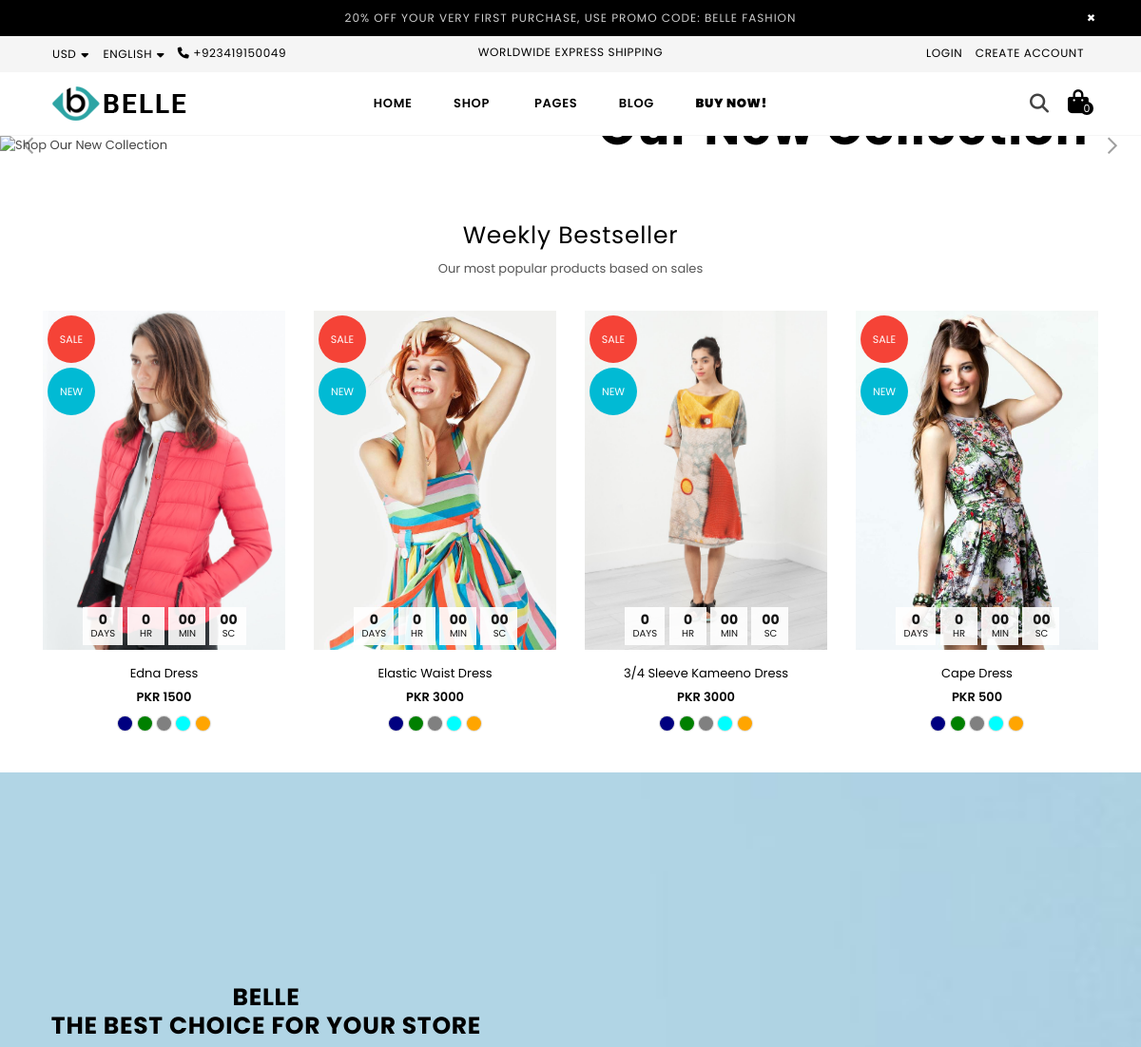
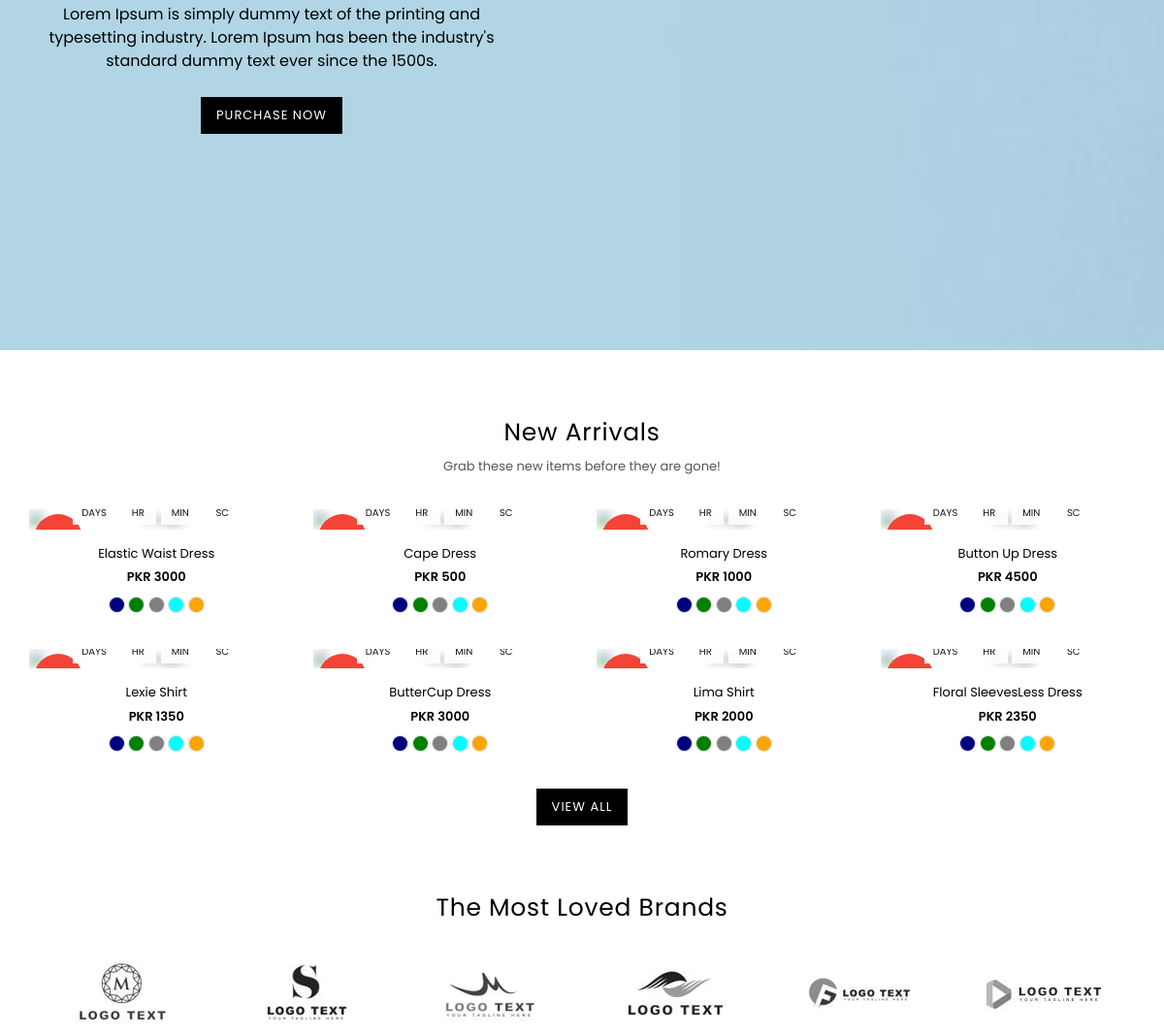
Before: / (upper part) with the older database file (2 pictures, top to bottom).
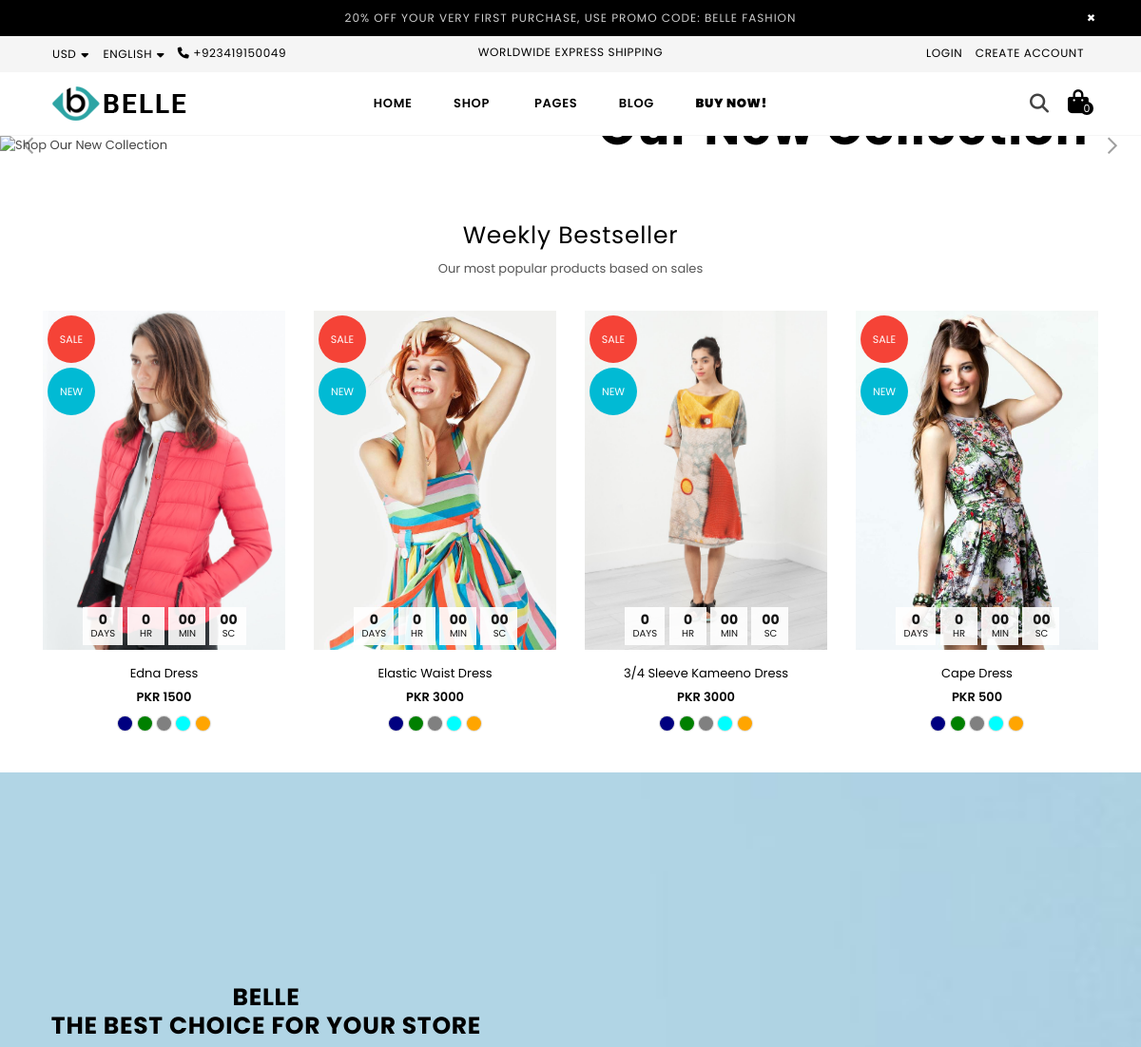
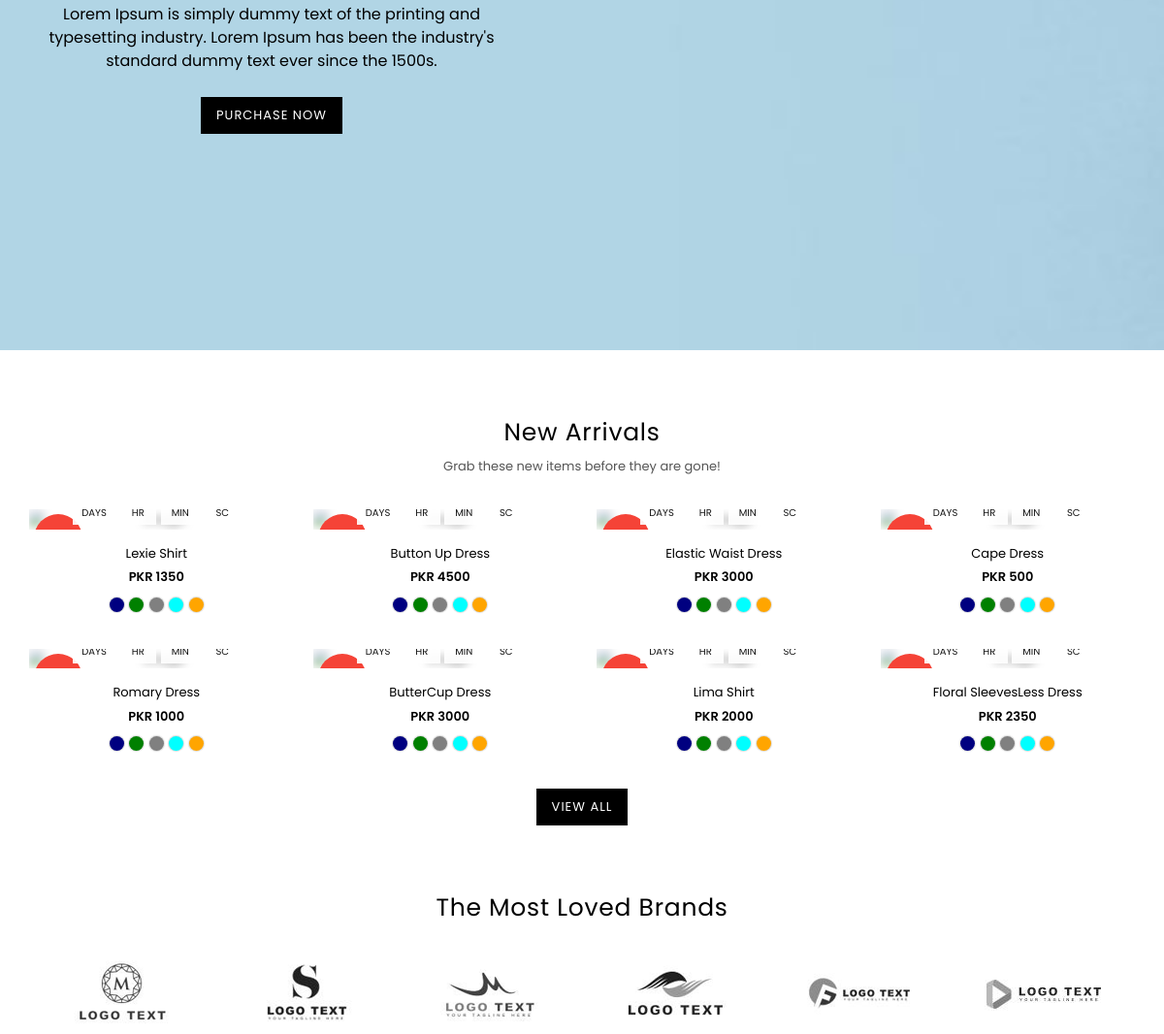
After: the same page with the newer database file (2 pictures, top to bottom).
### app/models.py (models this page shows, shortened)
class Products(models.Model):
    name=models.CharField(max_length=100)
    description=models.TextField()
    slug=models.SlugField(max_length=50,unique=True,blank=True)
    in_stock=models.BooleanField()
    stock_quantity=models.IntegerField()
    last_update=models.DateTimeField(auto_now=True)
    sku=models.CharField(max_length=50)
    view_count=models.IntegerField(null=True,blank=True)
    price=models.IntegerField()
    striked_price=models.IntegerField(blank=True,null=True,default=0)
    product_type=models.CharField(max_length=20)
    labels=models.ManyToManyField(Labels,max_length=20)
    wishlist=models.ManyToManyField(User,related_name='wishlist',blank=True)
    collections=models.CharField(max_length=50)
    main_image= models.ImageField(upload_to='products/')  # Shown by default
    hover_image= models.ImageField(upload_to='products/')  # Shown on hover
    tag=models.ManyToManyField('Tag',related_name='products',blank=True)
    sizes = models.ManyToManyField(Size, related_name='products', blank=True)
    color = models.ManyToManyField(Color, related_name='productscolor', blank=True)
    brand=models.ForeignKey(Brand, on_delete=models.CASCADE,related_name='brand',blank=True)
    class Meta:
        verbose_name = "Product"  # Correct singular form
        verbose_name_plural = "Products"  # Correct plural form

### app/views.py (the view, shortened to what this page needs)
# urls.py: path("",views.Homepage,name="home"),
def Homepage(request):
    products = Products.objects.all()
    new_arrivals=Products.objects.all().order_by("-last_update")[0:8]
    sub_form=SubscribeForm()
    success = None
    success_msg=""
    context = {"product": products,"new_arrivals":new_arrivals,"sub_form":sub_form,"success":success,"success_msg":success_msg}
    return render(request, "app/home.html", context ,)

### app/context_processors.py (called while the page is built)
def minicart_data(request):
    cart_items = []
    cart_total = 0.0
    total_item=0
    if request.user.is_authenticated:  # Ensure the user is logged in
        user_cart = CartItem.objects.filter(user=request.user)  # Adjust based on your cart model
        total_item=CartItem.objects.filter(user=request.user).count()
        cart_items = user_cart
        cart_total = sum(item.product.price * item.quantity for item in user_cart)
    return {
        'cart_items': cart_items,
        'cart_total': cart_total,
        "total_item":total_item
    }

### app/templates/app/home.html (shortened to what the changed rows need)
{% extends "base.html" %} {% load static %} {% block title %}BELLE | HOME {% endblock title %} {% block content %}
<div id="page-content">
  <div class="slideshow slideshow-wrapper pb-section">
    <div class="home-slideshow">
      <div class="slide">
        <div class="blur-up lazyload">
          <div class="slideshow__text-wrap slideshow__overlay classic middle">
            <div class="slideshow__text-content middle">
              <div class="container">
                <div class="wrap-caption right">
                  <h2 class="h1 mega-title slideshow__title">
                    Our New Collection
                  </h2>
                </div>
              </div>
            </div>
          </div>
        </div>
      </div>
    </div>
  </div>
  <div class="section">
    <div class="container">
      <div class="row">
        <div class="col-12 col-sm-12 col-md-12 col-lg-12">
          <div class="section-header text-center">
            <h2 class="h2">Weekly Bestseller</h2>
          </div>
          <div class="productSlider grid-products">
            {% for item in product %}
            <div class="col-12 item">
              <div class="product-image">
                <a href="{% url "product" item.slug %}" class="grid-view-item__link">
                  <img
                    class="primary blur-up lazyload"
                    data-src="{{item.main_image.url}}"
                    src="{{item.main_image.url}}"
                    alt="image"
                    title="product"
                  />
                  <div class="product-labels rounded">
                    <span class="lbl on-sale">Sale</span>
                    <span class="lbl pr-label1">new</span>
                  </div>
                </a>
                <div class="saleTime desktop" data-countdown="2022/03/01"></div>
              </div>
              <div class="product-details text-center">
                <div class="product-name">
                  <a href="product-layout-1.html">{{item.name}}</a>
                </div>
                <div class="product-price">
                  <span class="price">PKR {{item.price}}</span>
                </div>
                <ul class="swatches">
                  <li
                    class="swatch small rounded navy"
                    rel="{% static 'app/images/product-images/product-image-stw1.jpg' %} "
                  ></li>
                  <li
                    class="swatch small rounded green"
                    rel="{% static 'app/images/product-images/product-image-stw1-1.jpg' %} "
                  ></li>
                  <li
                    class="swatch small rounded gray"
                    rel="{% static 'app/images/product-images/product-image-stw1-2.jpg' %} "
                  ></li>
                  <li
                    class="swatch small rounded aqua"
                    rel="{% static 'app/images/product-images/product-image-stw1-3.jpg' %}"
                  ></li>
                  <li
                    class="swatch small rounded orange"
                    rel="{% static 'app/images/product-images/product-image-stw1-4.jpg' %} "
                  ></li>
                </ul>
              </div>
            </div>
            {% endfor %}
          </div>
        </div>
      </div>
    </div>
    <div class="section">
      <div class="hero hero--large hero__overlay bg-size">
        <div class="hero__inner">
          <div class="container">
            <div class="wrap-text left text-small font-bold">
              <h2 class="h2 mega-title">
                Belle <br />
                The best choice for your store
              </h2>
            </div>
          </div>
        </div>
      </div>
    </div>
    <div class="product-rows section">
      <div class="container">
        <div class="row">
          <div class="col-12 col-sm-12 col-md-12 col-lg-12">
            <div class="section-header text-center">
              <h2 class="h2">New Arrivals</h2>
            </div>
          </div>
        </div>
        <div class="grid-products">
          <div class="row">
            {% for item in new_arrivals %}
            <div class="col-6 col-sm-2 col-md-3 col-lg-3 item">
              <div class="product-image">
                <a href="{% url "product" item.slug %}" class="grid-view-item__link">
                  <div class="product-labels rounded">
                    <span class="lbl on-sale">Sale</span>
                  </div>
                </a>
                <div class="saleTime desktop" data-countdown="2022/03/01"></div>
              </div>
              <div class="product-details text-center">
                <div class="product-name">
                  <a href="product-layout-1.html">{{item.name}}</a>
                </div>
                <div class="product-price">
                  <span class="price">PKR {{item.price}}</span>
                </div>
                <ul class="swatches">
                  <li
                    class="swatch small rounded navy"
                    rel="{% static 'app/images/product-images/product-image-stw1.jpg' %} "
                  ></li>
                  <li
                    class="swatch small rounded green"
                    rel="{% static 'app/images/product-images/product-image-stw1-1.jpg' %} "
                  ></li>
                  <li
                    class="swatch small rounded gray"
                    rel="{% static 'app/images/product-images/product-image-stw1-2.jpg' %} "
                  ></li>
                  <li
                    class="swatch small rounded aqua"
                    rel="{% static 'app/images/product-images/product-image-stw1-3.jpg' %} "
                  ></li>
                  <li
                    class="swatch small rounded orange"
                    rel="{% static 'app/images/product-images/product-image-stw1-4.jpg' %} "
                  ></li>
                </ul>
              </div>
            </div>
            {% endfor %}
          </div>
        </div>
      </div>
    </div>
    <div class="section logo-section">
      <div class="container">
        <div class="row">
          <div class="col-12 col-sm-12 col-md-12 col-lg-12">
            <div class="section-header text-center">
              <h2 class="h2">The Most Loved Brands</h2>
            </div>
          </div>
        </div>
      </div>
    </div>
  </div>
  {% endblock content %}

Changed rows visible on the page:
changed Products "Lexie Shirt": moves up the list
changed Products "Button Up Dress": moves up the list
